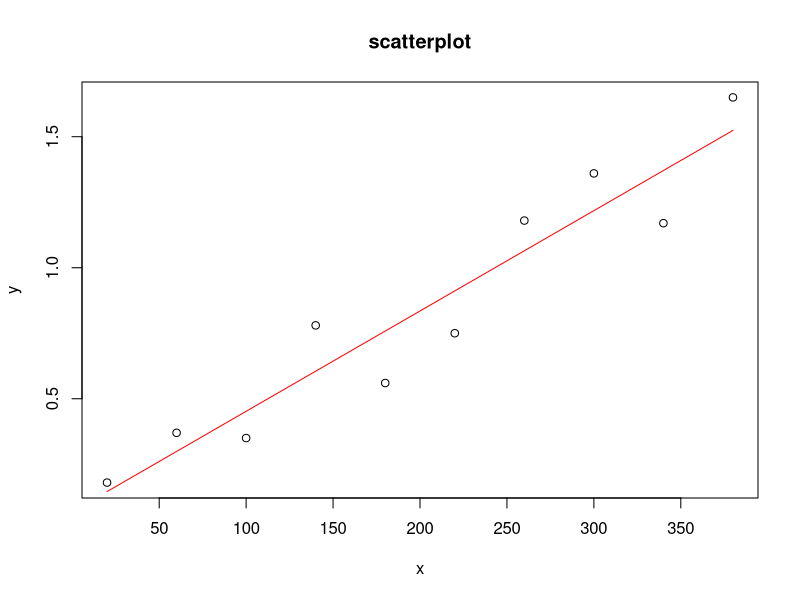

This chart was generated by the following R code:
#Example 16 chapter 6 page no 254
x=seq(20,380,40)    #air velocity
y=c(0.18,0.37,0.35,0.78,0.56,0.75,1.18,1.36,1.17,1.65)   #Evaporation coefficient
fit<-lm(y~poly(x,1,raw = "True"))
plot(x,y,main = "scatterplot")
line1= fit$coefficient[2]*x +fit$coefficient[1]
lines(x,line1,col="red")
cat("y =",fit$coefficient[2],"x +",fit$coefficient[1])
y=predict(fit,data.frame(x=190))
cat(y,"mm^2/sec is evaporation coeff for air velocity 190 cm/sec")
